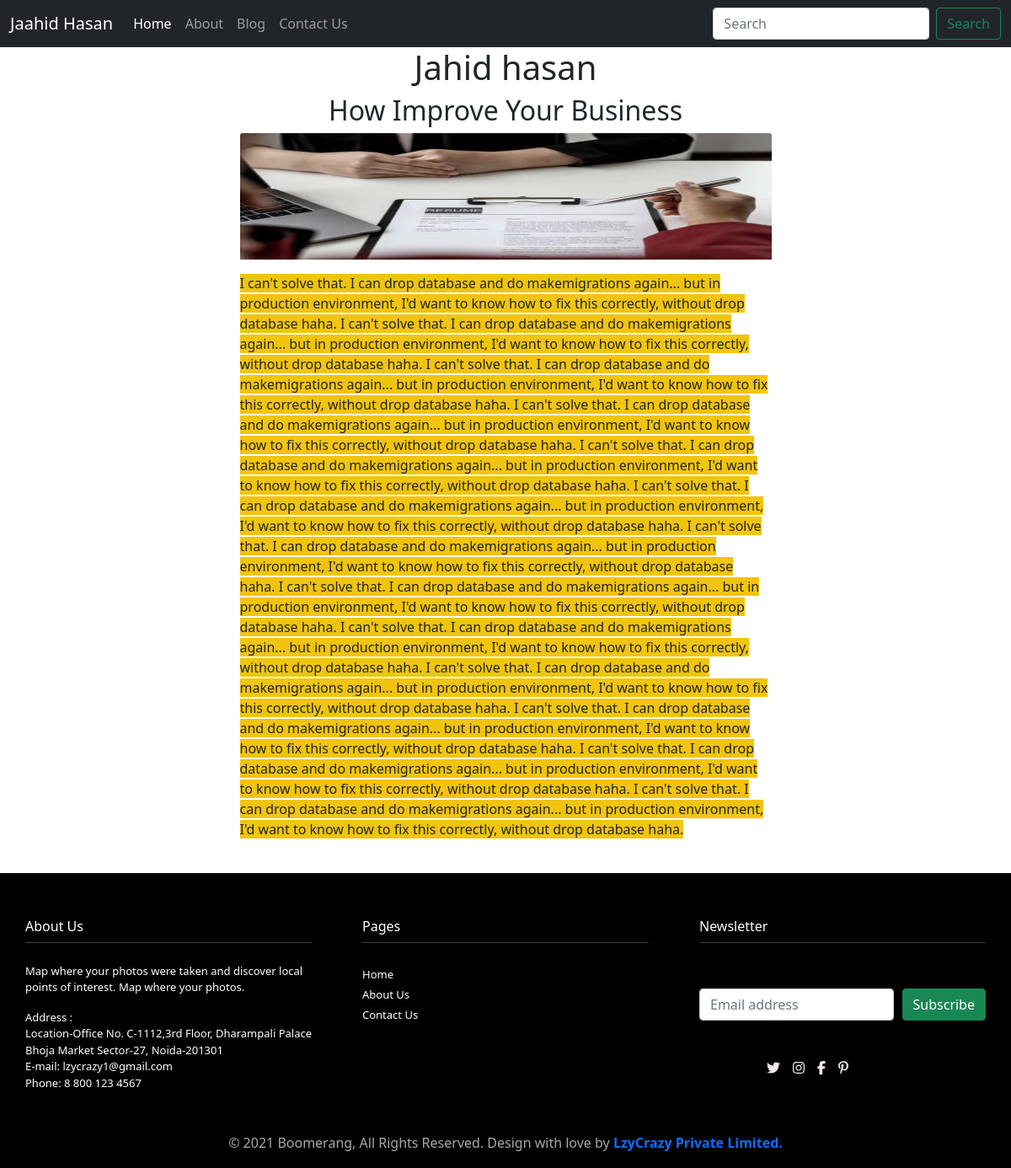
/third, run on the app's committed database.
### Homeapp/models.py (models this page shows, shortened)
class Blog(models.Model):
    title = models.CharField(max_length=100)
    subtitle = models.CharField(max_length=150)
    photo = models.ImageField(upload_to='images')
    content = models.TextField()
    slug = models.SlugField()
    timestamp = models.DateTimeField(auto_now_add=True)
    views = models.IntegerField(default=0)

### Homeapp/views.py (the view)
# urls.py: path('<str:slug>', views.postdef , name="postdef")
def postdef(request, slug):
   Blog.views = Blog.views
   querset = Blog.objects.filter(slug=slug).first()
   context = {
      'querset':querset
     }
   return render(request, "post.html", context)

### templates/post.html
{% extends 'base.html' %}
{% load static %}
{% block content %}
<article class="mb-4">
    <div class="container">
        <div class="row gx-4 gx-lg-5 justify-content-center">
            <div class="col-md-10 col-lg-8 col-xl-7">
                <center><h1>{{querset.title}}</h1></center>
               <center> <h2>{{querset.subtitle}}</h2></center>
                <img src="{{querset.photo.url}}" class="card-img-top" style="height: 150px;" alt="...">
                <p>{{querset.content|safe}}</p>
            </div>
        </div>
    </div>
</article>
{% endblock %}

### data on the page
Blog: title "Jahid hasan", subtitle "How Improve Your Business", photo (picture), content "I can't solve that. I can drop database and do makemigrations again... but in production environment, I'd want to know how to fix this correctly, without drop database haha. I can't solve that. I can drop database and do makemigrations again... but in production environment, I'd want to know how to fix this correctly, without drop database haha. I can't solve that. I can drop database and do makemigrations again... but in production environment, I'd want to know how to fix this correctly, without drop database haha. I can't solve that. I can drop database and do makemigrations again... but in production environment, I'd want to know how to fix this correctly, without drop database haha. I…"
